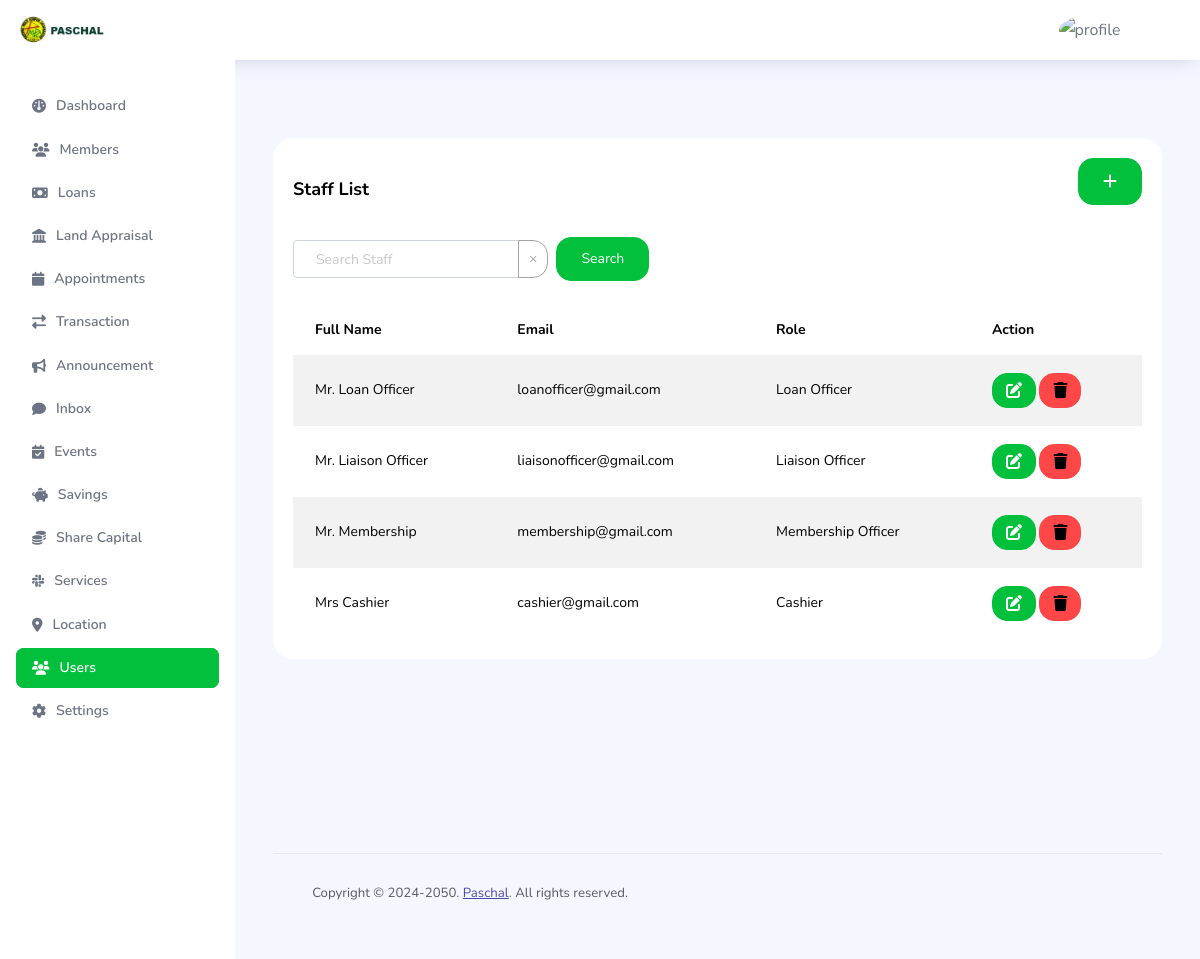
The app's page /admin/users.php?error=2 (signed in) with its own data.
### tables this page shows
CREATE TABLE `users` (
  `id` int(11) NOT NULL,
  `user_id` varchar(255) NOT NULL,
  `first_name` varchar(255) NOT NULL,
  `last_name` varchar(255) NOT NULL,
  `middle_name` varchar(255) DEFAULT NULL,
  `gender` enum('male','female','other') DEFAULT NULL,
  `birthday` date DEFAULT NULL,
  `age` int(3) DEFAULT NULL,
  `street` varchar(255) DEFAULT NULL,
  `barangay` varchar(255) DEFAULT NULL,
  `municipality` varchar(255) DEFAULT NULL,
  `province` varchar(255) DEFAULT NULL,
  `tin_number` varchar(50) DEFAULT NULL,
  `tin_id_image` varchar(255) DEFAULT NULL,
  `certificate_no` varchar(50) DEFAULT NULL,
  `username` varchar(255) NOT NULL,
  `email` varchar(255) NOT NULL,
  `mobile` varchar(20) DEFAULT NULL,
  `password` varchar(255) NOT NULL,
  `user_type` enum('Admin','Member','Loan Officer','Membership Officer','Liaison Officer','Cashier') NOT NULL,
  `membership_type` varchar(50) DEFAULT NULL,
  `savings` decimal(10,2) DEFAULT 0.00,
  `share_capital` decimal(10,2) DEFAULT 0.00,
  `membership_status` enum('Pending','Active') DEFAULT 'Pending',
  `uploadID` varchar(255) DEFAULT NULL,
  `description` text DEFAULT NULL,
  `status` tinyint(4) DEFAULT 0,
  `created_at` timestamp NOT NULL DEFAULT current_timestamp(),
  `is_logged_in` tinyint(1) DEFAULT 0,
  `is_logged_in_time` datetime DEFAULT NULL,
  `remember_token` varchar(255) DEFAULT NULL,
  `reset_token` varchar(255) DEFAULT NULL,
  `reset_token_expiry` datetime DEFAULT NULL,
  `terms_accepted` enum('agree','disagree') NOT NULL DEFAULT 'disagree',
  `updated_at` timestamp NULL DEFAULT current_timestamp() ON UPDATE current_timestamp(),
  `last_activity` timestamp NOT NULL DEFAULT current_timestamp(),
  `account_opening_date` timestamp NULL DEFAULT current_timestamp()
);

### admin/users.php (the view, shortened to what this page needs)
<!DOCTYPE html>
<html lang="en">
  <head>
      <link rel="stylesheet" href="../dist/assets/vendors/feather/feather.css">
    <link rel="stylesheet" href="../dist/assets/vendors/ti-icons/css/themify-icons.css">
    <link rel="stylesheet" href="../dist/assets/vendors/css/vendor.bundle.base.css">
    <link rel="stylesheet" href="../dist/assets/vendors/font-awesome/css/font-awesome.min.css">
    <link rel="stylesheet" href="../dist/assets/vendors/mdi/css/materialdesignicons.min.css">
    <link rel="stylesheet" href="https://cdnjs.cloudflare.com/ajax/libs/font-awesome/6.6.0/css/all.min.css" />
    <link rel="stylesheet" href="https://cdn.datatables.net/1.10.21/css/jquery.dataTables.min.css">
    <link rel="stylesheet" href="../dist/assets/vendors/ti-icons/css/themify-icons.css">
    <link rel="stylesheet" type="text/css" href="../dist/assets/js/select.dataTables.min.css">
    <link href="https://stackpath.bootstrapcdn.com/bootstrap/4.5.2/css/bootstrap.min.css" rel="stylesheet">
    <link rel="stylesheet" href="../dist/assets/css/style.css">
  </head>
  <body>
      <nav class="navbar col-lg-12 col-12 p-0 fixed-top d-flex flex-row">
  <div class="text-center navbar-brand-wrapper d-flex align-items-center justify-content-start">
    <a class="navbar-brand brand-logo me-5" href="index.php"><img src="../dist/assets/images/logo.png" class="me-2" alt="logo" /></a>
  </div>
  <div class="navbar-menu-wrapper d-flex align-items-center justify-content-end">
    <button class="navbar-toggler navbar-toggler align-self-center" type="button" data-toggle="minimize">
      <span class="icon-menu"></span>
    </button>
    <ul class="navbar-nav navbar-nav-right">
      <li class="nav-item nav-profile dropdown">
        <a class="nav-link dropdown-toggle" href="#" data-bs-toggle="dropdown" id="profileDropdown">
          <img src="../dist/assets/images/user/<?php echo $_SESSION['uploadID']; ?>" alt="profile" />
        </a>
      </li>
      <li class="nav-item nav-settings d-none d-lg-flex">
        <a class="nav-link" href="#">
          <i class="icon-ellipsis"></i>
        </a>
      </li>
    </ul>
  </div>
</nav>
      <div class="container-fluid page-body-wrapper">
        <nav class="sidebar sidebar-offcanvas" id="sidebar">
            <ul class="nav">
                <li class="nav-item">
                    <a class="nav-link" href="index.php">
                        <i class="fa-solid fa-gauge"></i>
                        <span class="menu-title">Dashboard</span>
                    </a>
                </li>
                <li class="nav-item">
                    <a class="nav-link" href="member.php">
                        <i class="fas fa-users"></i>
                        <span class="menu-title">Members</span>
                    </a>
                </li>
                <li class="nav-item">
                    <a class="nav-link" href="loans.php">
                        <i class="fas fa-money-bill"></i>
                        <span class="menu-title">Loans</span>
                    </a>
                </li>
                <li class="nav-item">
                    <a class="nav-link" href="land_appraisal.php">
                        <i class="fa-solid fa-landmark"></i>
                        <span class="menu-title">Land Appraisal</span>
                    </a>
                </li>
                <li class="nav-item">
                    <a class="nav-link" href="appointment.php">
                        <i class="fas fa-regular fa-calendar"></i>
                        <span class="menu-title">Appointments</span>
                    </a>
                </li>
                <li class="nav-item">
                    <a class="nav-link" href="transaction.php">
                        <i class="fas fa-right-left"></i>
                        <span class="menu-title">Transaction</span>
                    </a>
                </li>
                <li class="nav-item">
                    <a class="nav-link" href="announcement.php">
                        <i class="fas fa-bullhorn"></i>
                        <span class="menu-title">Announcement</span>
                    </a>
                </li>
                                <li class="nav-item">
                    <a class="nav-link" href="inbox.php">
                        <i class="fa-solid fa-comment"></i>
                        <span class="menu-title">Inbox</span>
                    </a>
                </li>
                <li class="nav-item">
                    <a class="nav-link" href="events.php">
                        <i class="fas fa-calendar-check"></i>
                        <span class="menu-title">Events</span>
                    </a>
                </li>
                <li class="nav-item">
                    <a class="nav-link" href="savings.php">
                        <i class="fa-solid fa-piggy-bank"></i>
                        <span class="menu-title">Savings</span>
                    </a>
                </li>
                <li class="nav-item">
                    <a class="nav-link" href="sharecapital.php">
                        <i class="fa-solid fa-coins"></i>
                        <span class="menu-title">Share Capital</span>
                    </a>
                </li>
                <li class="nav-item">
                    <a class="nav-link" href="services.php">
                        <i class="fa-brands fa-slack"></i>
                        <span class="menu-title">Services</span>
                    </a>
                </li>
                <li class="nav-item">
                    <a class="nav-link" href="location.php">
                        <i class="fa-solid fa-location-dot"></i>
                        <span class="menu-title">Location</span>
                    </a>
                </li>
                <li class="nav-item">
                    <a class="nav-link" href="users.php">
                        <i class="fa-solid fa-users"></i>
                        <span class="menu-title">Users</span>
                    </a>
                </li>
                <li class="nav-item">
                    <a class="nav-link" href="settings.php">
                        <i class="fas fa-gear"></i>
                        <span class="menu-title">Settings</span>
                    </a>
                </li>
            </ul>
        </nav>
        <div class="main-panel">
          <div class="content-wrapper">
            <div class="row">
            </div>
            <?php
                include '../connection/config.php';
                $search = isset($_GET['search']) ? $_GET['search'] : '';
                $page = isset($_GET['page']) ? (int)$_GET['page'] : 1;
                $limit = 10;
                $offset = ($page - 1) * $limit;
                $sql = "SELECT id, first_name, last_name, email, username, mobile, street, barangay, municipality, province, user_type, created_at
                        FROM users
                        WHERE user_type IN ('Membership Officer','Loan Officer','Liaison Officer','Cashier') AND (
                            first_name LIKE ? OR
                            last_name LIKE ? OR
                            email LIKE ? OR
                            username LIKE ? OR
                            mobile LIKE ? OR
                            street LIKE ? OR
                            barangay LIKE ? OR
                            municipality LIKE ? OR
                            province LIKE ? OR
                            created_at LIKE ?
                        )
                        LIMIT ? OFFSET ?";
                $stmt = $conn->prepare($sql);
                $search_param = "%" . $search . "%";
                $stmt->bind_param("ssssssssssii", $search_param, $search_param, $search_param, $search_param, $search_param, $search_param, $search_param, $search_param, $search_param, $search_param, $limit, $offset);
                $stmt->execute();
                $result = $stmt->get_result();
                ?>
                <div class="row">
    <div class="col-md-12 grid-margin stretch-card">
        <div class="card">
            <div class="card-body">
                <div class="d-flex justify-content-between align-items-center mb-3 flex-wrap">
                    <p class="card-title mb-0">Staff List</p>
                    <div class="ml-auto">
                        <button class="btn btn-primary mb-3" data-toggle="modal" data-target="#usersModal"><i class="fa-solid fa-plus"></i></button>
                    </div>
                </div>
                <div class="mb-3">
                    <form method="GET" action="" class="form-inline" id="searchForm">
                        <div class="input-group mb-2 mr-sm-2">
                            <input type="text" name="search" id="searchInput" class="form-control" value="<?php echo htmlspecialchars($search); ?>" placeholder="Search Staff">
                            <div class="input-group-append">
                                <button type="button" class="btn btn-outline-secondary" id="clearButton" style="padding:10px;">&times;</button>
                            </div>
                        </div>
                        <button type="submit" class="btn btn-primary mb-2">Search</button>
                    </form>
                </div>
                <div class="table-responsive">
                    <table class="table table-striped table-borderless">
                        <thead>
                            <tr>
                                <th>Full Name</th>
                                <th>Email</th>
                                <th>Role</th>
                                <th>Action</th>
                            </tr>
                        </thead>
                        <tbody>
                            <?php if ($result->num_rows > 0): ?>
                                <?php while($row = $result->fetch_assoc()): ?>
                                    <tr>
                                        <td><?php echo htmlspecialchars($row['first_name'] . ' ' . $row['last_name']); ?></td>
                                        <td><?php echo htmlspecialchars($row['email']); ?></td>
                                        <td><?php echo htmlspecialchars($row['user_type']); ?></td>
                                        <td>
                                            <button class="btn btn-primary btn-sm" data-toggle="modal" data-target="#editModal<?php echo $row['id']; ?>"><i class="fa-solid fa-pen-to-square"></i></button>
                                            <button class="btn btn-danger btn-sm" data-toggle="modal" data-target="#deleteModal<?php echo $row['id']; ?>"><i class="fa-solid fa-trash"></i></button>
                                        </td>
                                    </tr>
                                                                                 <?php endwhile; ?>
                            <?php else: ?>
                                <tr>
                                    <td colspan="4" class="text-center">No staff members found</td>
                                </tr>
                            <?php endif; ?>
                        </tbody>
                    </table>
                </div>
            </div>
        </div>
    </div>
</div>
           <br><br><br><br><br><br><br>
          <footer class="footer">
            <div class="d-sm-flex justify-content-center justify-content-sm-between">
              <span class="text-muted text-center text-sm-left d-block d-sm-inline-block">Copyright © 2024-2050. <a href="" target="_blank">Paschal</a>. All rights reserved.</span>
            </div>
          </footer>
        </div>
      </div>
    </div>
  </body>
</html>

### admin/users.php (style rules this page uses)
.navbar { padding-top: 0 !important; margin-top: 0 !important; }
.table-responsive { overflow-x: auto; position: relative; }
th:last-child, td:last-child { position: sticky; right: 0; background: white; z-index: 2; }
th:last-child { z-index: 3; }
.nav-link i { margin-right: 10px; }
.btn-primary { background-color:#03C03C !important; }

### records on screen
users: first_name+last_name "Mr. Loan Officer", email "loanofficer@gmail.com", user_type "Loan Officer"
users: first_name+last_name "Mr. Liaison Officer", email "liaisonofficer@gmail.com", user_type "Liaison Officer"
users: first_name+last_name "Mr. Membership", email "membership@gmail.com", user_type "Membership Officer"
users: first_name+last_name "Mrs Cashier", email "cashier@gmail.com", user_type "Cashier"
